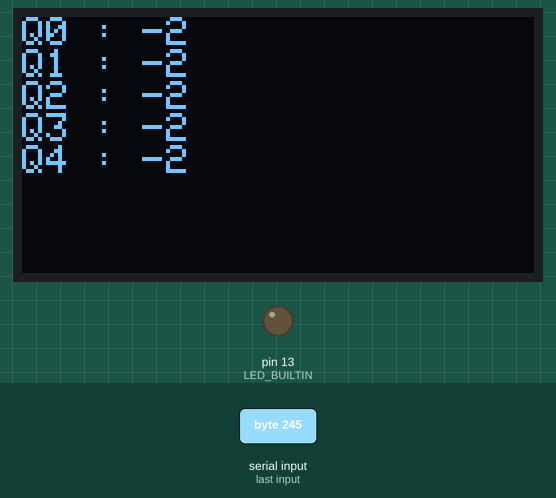
A sketch run on a simulated Arduino Uno, built with avr-gcc and run on an emulated ATmega328P. On the bench: 128×64 one-colour display, output pins drawn as LEDs (lit = HIGH). The inputs (shaded band) are chosen by the test bench.

1.3 s: byte 245 (0xF5) received over Serial
Above: at 2.1 s.
Timing chart, 0 to 4.3 s (numbered marks = the images above; inputs shaded):
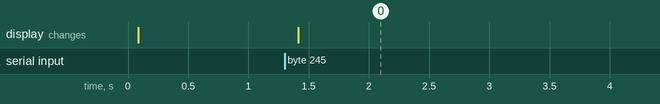

Measured:
- after the input at 1.3 s, the display: changes after 0.12 s (image 0)

The sketch:

MotorController.ino
```cpp
#include<Wire.h>
#include <Adafruit_SSD1306.h>
#include <Adafruit_GFX.h>

#define OLED_ADDR 0x3c

Adafruit_SSD1306 display(-1);

#if (SSD1306_LCDHEIGHT != 64)
#error("Height incorrect, please fix Adafruit_SSD1306.h!");
#endif

int temp0, temp1, tulis=0, sign;
int sudut[5]={0,0,0,0,0};

void setup()
{
  Serial.begin(9600);
  pinMode(LED_BUILTIN, OUTPUT);
  display.begin(SSD1306_SWITCHCAPVCC, OLED_ADDR);
  display.clearDisplay();
  display.display();

  // display a pixel in each corner of the screen
  display.drawPixel(0, 0, WHITE);
  display.drawPixel(127, 0, WHITE);
  display.drawPixel(0, 63, WHITE);
  display.drawPixel(127, 63, WHITE);

  // display a line of text
  display.setTextSize(1);
  display.setTextColor(WHITE);
  display.setCursor(20,30);
  display.println("Bekerja");
  display.print("New line");

  // update display with all of the above graphics
  display.display();
}

void loop()
{
  while(Serial.available()>=1)
  {
    if(Serial.read()==0xF5)
    {
     display.clearDisplay();
     display.setCursor(0,0);
     for(int i=0; i<5; i++)
     {
      sign = Serial.read();
      temp0 = Serial.read();
      temp1 = Serial.read();
      sudut[i] = temp0 + temp1;
      display.print("Q");
      display.print(i);
      display.print(" : ");
      if(sign == 1)
      {
        display.print("-");
      }
      /*display.print(sign);
      display.print(" ");
      display.print(temp0);
      display.print(" ");
      display.print(temp1);
      display.print(" ");*/
      display.println(sudut[i]);
     }
     display.display();
    }
  }
     delay(100);
}
```
